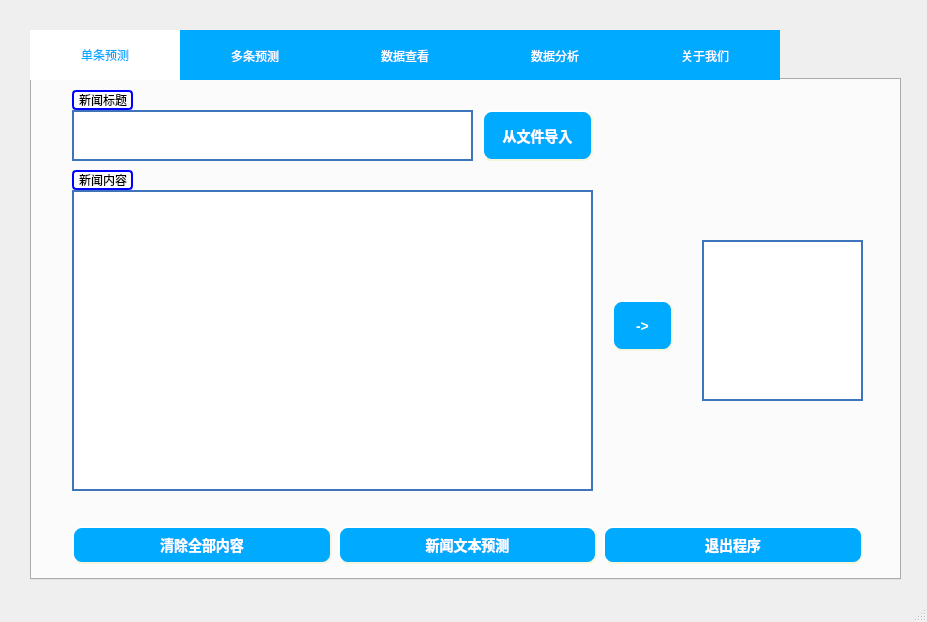
<?xml version="1.0" encoding="UTF-8"?>
<ui version="4.0">
 <class>MainWindow</class>
 <widget class="QMainWindow" name="MainWindow">
  <property name="geometry">
   <rect>
    <x>0</x>
    <y>0</y>
    <width>927</width>
    <height>622</height>
   </rect>
  </property>
  <property name="windowTitle">
   <string>MainWindow</string>
  </property>
  <widget class="QWidget" name="centralwidget">
   <widget class="QTabWidget" name="tabWidget">
    <property name="geometry">
     <rect>
      <x>30</x>
      <y>30</y>
      <width>871</width>
      <height>550</height>
     </rect>
    </property>
    <property name="minimumSize">
     <size>
      <width>661</width>
      <height>500</height>
     </size>
    </property>
    <property name="styleSheet">
     <string notr="true">QTabWidget::pane{
}
QTabWidget::tab-bar{
    alignment:left;
}
QTabBar::tab{
	color:white;
	background:rgb(0, 170, 255);
	min-width:150px;
	min-height:50px;
	font:13pt '微软雅黑';
}
QTabBar::tab:hover{
	color:rgb(0, 170, 255);
	background:rgb(255, 255, 255, 100);
}
QTabBar::tab:selected{
	border-color:rgb(0, 170, 255);
	background:white;
	color:rgb(0, 170, 255);
}</string>
    </property>
    <property name="tabShape">
     <enum>QTabWidget::Rounded</enum>
    </property>
    <property name="currentIndex">
     <number>0</number>
    </property>
    <property name="usesScrollButtons">
     <bool>false</bool>
    </property>
    <property name="documentMode">
     <bool>false</bool>
    </property>
    <property name="tabsClosable">
     <bool>false</bool>
    </property>
    <widget class="QWidget" name="tab_1">
     <property name="styleSheet">
      <string notr="true"/>
     </property>
     <attribute name="title">
      <string>单条预测</string>
     </attribute>
     <widget class="QWidget" name="widget_1" native="true">
      <property name="geometry">
       <rect>
        <x>0</x>
        <y>0</y>
        <width>871</width>
        <height>491</height>
       </rect>
      </property>
      <property name="styleSheet">
       <string notr="true"/>
      </property>
      <widget class="QTextEdit" name="singleNewsPaperEdit">
       <property name="geometry">
        <rect>
         <x>40</x>
         <y>110</y>
         <width>521</width>
         <height>301</height>
        </rect>
       </property>
       <property name="styleSheet">
        <string notr="true">QTextEdit {
	background-color: white;
	border-width: 2px;
	border-color: #3D74BB;
	border-style: solid;
}</string>
       </property>
       <property name="lineWrapMode">
        <enum>QTextEdit::WidgetWidth</enum>
       </property>
      </widget>
      <widget class="QPushButton" name="singleFileButton">
       <property name="geometry">
        <rect>
         <x>450</x>
         <y>30</y>
         <width>111</width>
         <height>51</height>
        </rect>
       </property>
       <property name="styleSheet">
        <string notr="true">QPushButton {
	color:white;
    background-color:rgb(0, 170, 255);
    border-style: outset;
    border-width: 2px;
    border-radius: 10px;
    border-color: beige;
    font: bold 14px;
    padding: 6px;
}
QPushButton::pressed {
    background-color: white;
	color:rgb(0, 170, 255);
    border-style: inset;
}</string>
       </property>
       <property name="text">
        <string>从文件导入</string>
       </property>
      </widget>
      <widget class="QPushButton" name="predictButton2">
       <property name="geometry">
        <rect>
         <x>580</x>
         <y>220</y>
         <width>61</width>
         <height>51</height>
        </rect>
       </property>
       <property name="styleSheet">
        <string notr="true">QPushButton {
	color:white;
    background-color:rgb(0, 170, 255);
    border-style: outset;
    border-width: 2px;
    border-radius: 10px;
    border-color: beige;
    font: bold 14px;
    padding: 6px;
}
QPushButton::pressed {
    background-color: white;
	color:rgb(0, 170, 255);
    border-style: inset;
}</string>
       </property>
       <property name="text">
        <string>-&gt;</string>
       </property>
      </widget>
      <widget class="QWidget" name="layoutWidget">
       <property name="geometry">
        <rect>
         <x>40</x>
         <y>420</y>
         <width>791</width>
         <height>91</height>
        </rect>
       </property>
       <layout class="QHBoxLayout" name="horizontalLayout">
        <item>
         <widget class="QPushButton" name="clearButton">
          <property name="styleSheet">
           <string notr="true">QPushButton {
	color:white;
    background-color:rgb(0, 170, 255);
    border-style: outset;
    border-width: 2px;
    border-radius: 10px;
    border-color: beige;
    font: bold 14px;
	min-height:3em;
    min-width: 10em;
    padding: 6px;
}
QPushButton::pressed {
    background-color: white;
	color:rgb(0, 170, 255);
    border-style: inset;
}</string>
          </property>
          <property name="text">
           <string>清除全部内容</string>
          </property>
         </widget>
        </item>
        <item>
         <widget class="QPushButton" name="predictButton">
          <property name="styleSheet">
           <string notr="true">QPushButton {
	color:white;
    background-color:rgb(0, 170, 255);
    border-style: outset;
    border-width: 2px;
    border-radius: 10px;
    border-color: beige;
    font: bold 14px;
	min-height:3em;
    min-width: 10em;
    padding: 6px;
}
QPushButton::pressed {
    background-color: white;
	color:rgb(0, 170, 255);
    border-style: inset;
}</string>
          </property>
          <property name="text">
           <string>新闻文本预测</string>
          </property>
         </widget>
        </item>
        <item>
         <widget class="QPushButton" name="exitButton">
          <property name="styleSheet">
           <string notr="true">QPushButton {
	color:white;
    background-color:rgb(0, 170, 255);
    border-style: outset;
    border-width: 2px;
    border-radius: 10px;
    border-color: beige;
    font: bold 14px;
	min-height:3em;
    min-width: 10em;
    padding: 6px;
}
QPushButton::pressed {
    background-color: white;
	color:rgb(0, 170, 255);
    border-style: inset;
}</string>
          </property>
          <property name="text">
           <string>退出程序</string>
          </property>
         </widget>
        </item>
       </layout>
      </widget>
      <widget class="QTextBrowser" name="singleResultBroswer">
       <property name="geometry">
        <rect>
         <x>670</x>
         <y>160</y>
         <width>161</width>
         <height>161</height>
        </rect>
       </property>
       <property name="styleSheet">
        <string notr="true">background-color: white;
border-width: 2px;
border-color: #3D74BB;
border-style: solid;</string>
       </property>
      </widget>
      <widget class="QLabel" name="label">
       <property name="geometry">
        <rect>
         <x>40</x>
         <y>10</y>
         <width>61</width>
         <height>20</height>
        </rect>
       </property>
       <property name="styleSheet">
        <string notr="true">QLabel{
	border: 2px solid blue;
    border-radius: 4px;
    padding: 2px;
}</string>
       </property>
       <property name="text">
        <string>新闻标题</string>
       </property>
      </widget>
      <widget class="QLabel" name="label_2">
       <property name="geometry">
        <rect>
         <x>40</x>
         <y>90</y>
         <width>61</width>
         <height>20</height>
        </rect>
       </property>
       <property name="styleSheet">
        <string notr="true">QLabel{
	border: 2px solid blue;
    border-radius: 4px;
    padding: 2px;
}</string>
       </property>
       <property name="text">
        <string>新闻内容</string>
       </property>
      </widget>
      <widget class="QLineEdit" name="singleNewslineEdit">
       <property name="geometry">
        <rect>
         <x>40</x>
         <y>30</y>
         <width>401</width>
         <height>51</height>
        </rect>
       </property>
       <property name="styleSheet">
        <string notr="true">background-color: white;
border-width: 2px;
border-color: #3D74BB;
border-style: solid;</string>
       </property>
      </widget>
     </widget>
    </widget>
    <widget class="QWidget" name="tab_2">
     <attribute name="title">
      <string>多条预测</string>
     </attribute>
     <widget class="QWidget" name="widget_4" native="true">
      <property name="geometry">
       <rect>
        <x>0</x>
        <y>0</y>
        <width>871</width>
        <height>491</height>
       </rect>
      </property>
      <property name="styleSheet">
       <string notr="true"/>
      </property>
      <widget class="QTextBrowser" name="mulitynewsBroswer">
       <property name="geometry">
        <rect>
         <x>30</x>
         <y>30</y>
         <width>621</width>
         <height>331</height>
        </rect>
       </property>
       <property name="styleSheet">
        <string notr="true">background-color: white;
border-width: 2px;
border-color: #3D74BB;
border-style: solid;</string>
       </property>
      </widget>
      <widget class="QTextBrowser" name="mulityResultBroswer">
       <property name="geometry">
        <rect>
         <x>680</x>
         <y>30</y>
         <width>131</width>
         <height>451</height>
        </rect>
       </property>
       <property name="styleSheet">
        <string notr="true">background-color: white;
border-width: 2px;
border-color: #3D74BB;
border-style: solid;</string>
       </property>
      </widget>
      <widget class="QWidget" name="layoutWidget">
       <property name="geometry">
        <rect>
         <x>30</x>
         <y>420</y>
         <width>621</width>
         <height>91</height>
        </rect>
       </property>
       <layout class="QHBoxLayout" name="horizontalLayout_2">
        <item>
         <widget class="QPushButton" name="mulityFileButton">
          <property name="styleSheet">
           <string notr="true">QPushButton {
	color:white;
    background-color:rgb(0, 170, 255);
    border-style: outset;
    border-width: 2px;
    border-radius: 10px;
    border-color: beige;
    font: bold 14px;
    min-width: 10em;
	min-height: 2em;

    padding: 6px;
}
QPushButton::pressed {
    background-color: white;
	color:rgb(0, 170, 255);
    border-style: inset;
}</string>
          </property>
          <property name="text">
           <string>导入文本</string>
          </property>
         </widget>
        </item>
        <item>
         <widget class="QPushButton" name="mulityPredictButton">
          <property name="styleSheet">
           <string notr="true">QPushButton {
	color:white;
    background-color:rgb(0, 170, 255);
    border-style: outset;
    border-width: 2px;
    border-radius: 10px;
    border-color: beige;
    font: bold 14px;
    min-width: 10em;
	min-height: 2em;
    padding: 6px;
}
QPushButton::pressed {
    background-color: white;
	color:rgb(0, 170, 255);
    border-style: inset;
}</string>
          </property>
          <property name="text">
           <string>批量预测</string>
          </property>
         </widget>
        </item>
        <item>
         <widget class="QPushButton" name="downloadButton">
          <property name="styleSheet">
           <string notr="true">QPushButton {
	color:white;
    background-color:rgb(0, 170, 255);
    border-style: outset;
    border-width: 2px;
    border-radius: 10px;
    border-color: beige;
    font: bold 14px;
    min-width: 10em;
	min-height: 2em;
    padding: 6px;
}
QPushButton::pressed {
    background-color: white;
	color:rgb(0, 170, 255);
    border-style: inset;
}</string>
          </property>
          <property name="text">
           <string>下载结果</string>
          </property>
         </widget>
        </item>
       </layout>
      </widget>
      <widget class="QProgressBar" name="loadingLine">
       <property name="geometry">
        <rect>
         <x>30</x>
         <y>390</y>
         <width>621</width>
         <height>31</height>
        </rect>
       </property>
       <property name="value">
        <number>24</number>
       </property>
      </widget>
     </widget>
    </widget>
    <widget class="QWidget" name="tab_3">
     <attribute name="title">
      <string>数据查看</string>
     </attribute>
     <widget class="QWidget" name="widget_3" native="true">
      <property name="geometry">
       <rect>
        <x>0</x>
        <y>0</y>
        <width>871</width>
        <height>491</height>
       </rect>
      </property>
      <widget class="QTextBrowser" name="searchResultBroswer">
       <property name="geometry">
        <rect>
         <x>30</x>
         <y>70</y>
         <width>791</width>
         <height>401</height>
        </rect>
       </property>
       <property name="styleSheet">
        <string notr="true">background-color: white;
border-width: 2px;
border-color: #3D74BB;
border-style: solid;</string>
       </property>
      </widget>
      <widget class="QPushButton" name="searchButton">
       <property name="geometry">
        <rect>
         <x>250</x>
         <y>20</y>
         <width>71</width>
         <height>41</height>
        </rect>
       </property>
       <property name="styleSheet">
        <string notr="true">QPushButton {
	color:white;
    background-color:rgb(0, 170, 255);
    border-style: outset;
    border-width: 2px;
    border-radius: 10px;
    border-color: beige;
    font: bold 14px;
    padding: 6px;
}
QPushButton::pressed {
    background-color: white;
	color:rgb(0, 170, 255);
    border-style: inset;
}</string>
       </property>
       <property name="text">
        <string>搜索</string>
       </property>
      </widget>
      <widget class="QLineEdit" name="searchlineEdit">
       <property name="geometry">
        <rect>
         <x>30</x>
         <y>20</y>
         <width>201</width>
         <height>41</height>
        </rect>
       </property>
       <property name="styleSheet">
        <string notr="true">background-color: white;
border-width: 2px;
border-color: #3D74BB;
border-style: solid;</string>
       </property>
      </widget>
     </widget>
    </widget>
    <widget class="QWidget" name="tab_4">
     <attribute name="title">
      <string>数据分析</string>
     </attribute>
     <widget class="QWidget" name="widget" native="true">
      <property name="geometry">
       <rect>
        <x>0</x>
        <y>0</y>
        <width>871</width>
        <height>491</height>
       </rect>
      </property>
     </widget>
    </widget>
    <widget class="QWidget" name="tab_5">
     <attribute name="title">
      <string>关于我们</string>
     </attribute>
     <widget class="QWidget" name="widget_2" native="true">
      <property name="geometry">
       <rect>
        <x>0</x>
        <y>0</y>
        <width>871</width>
        <height>491</height>
       </rect>
      </property>
      <widget class="QTextBrowser" name="introductionBroswer">
       <property name="geometry">
        <rect>
         <x>20</x>
         <y>20</y>
         <width>661</width>
         <height>381</height>
        </rect>
       </property>
       <property name="styleSheet">
        <string notr="true">background-color: white;
border-width: 2px;
border-color: #3D74BB;
border-style: solid;</string>
       </property>
       <property name="html">
        <string>&lt;!DOCTYPE HTML PUBLIC &quot;-//W3C//DTD HTML 4.0//EN&quot; &quot;http://www.w3.org/TR/REC-html40/strict.dtd&quot;&gt;
&lt;html&gt;&lt;head&gt;&lt;meta name=&quot;qrichtext&quot; content=&quot;1&quot; /&gt;&lt;style type=&quot;text/css&quot;&gt;
p, li { white-space: pre-wrap; }
&lt;/style&gt;&lt;/head&gt;&lt;body style=&quot; font-family:'SimSun'; font-size:9pt; font-weight:400; font-style:normal;&quot;&gt;
&lt;p style=&quot; margin-top:0px; margin-bottom:0px; margin-left:0px; margin-right:0px; -qt-block-indent:0; text-indent:0px;&quot;&gt;&lt;span style=&quot; font-size:26pt;&quot;&gt;简介&lt;/span&gt;&lt;/p&gt;&lt;/body&gt;&lt;/html&gt;</string>
       </property>
      </widget>
     </widget>
    </widget>
   </widget>
  </widget>
  <widget class="QStatusBar" name="statusbar"/>
 </widget>
 <resources/>
 <connections>
  <connection>
   <sender>clearButton</sender>
   <signal>clicked()</signal>
   <receiver>singleNewsPaperEdit</receiver>
   <slot>clear()</slot>
   <hints>
    <hint type="sourcelabel">
     <x>185</x>
     <y>531</y>
    </hint>
    <hint type="destinationlabel">
     <x>184</x>
     <y>275</y>
    </hint>
   </hints>
  </connection>
  <connection>
   <sender>clearButton</sender>
   <signal>clicked()</signal>
   <receiver>singleNewslineEdit</receiver>
   <slot>clear()</slot>
   <hints>
    <hint type="sourcelabel">
     <x>125</x>
     <y>545</y>
    </hint>
    <hint type="destinationlabel">
     <x>136</x>
     <y>146</y>
    </hint>
   </hints>
  </connection>
  <connection>
   <sender>clearButton</sender>
   <signal>clicked()</signal>
   <receiver>singleResultBroswer</receiver>
   <slot>clear()</slot>
   <hints>
    <hint type="sourcelabel">
     <x>312</x>
     <y>546</y>
    </hint>
    <hint type="destinationlabel">
     <x>770</x>
     <y>330</y>
    </hint>
   </hints>
  </connection>
  <connection>
   <sender>exitButton</sender>
   <signal>clicked()</signal>
   <receiver>MainWindow</receiver>
   <slot>close()</slot>
   <hints>
    <hint type="sourcelabel">
     <x>721</x>
     <y>535</y>
    </hint>
    <hint type="destinationlabel">
     <x>15</x>
     <y>35</y>
    </hint>
   </hints>
  </connection>
 </connections>
</ui>
